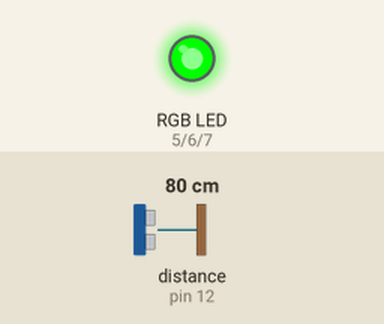
Recording of a sketch running on a simulated Arduino Uno, built with avr-gcc and run on an emulated ATmega328P. Shown: an RGB LED mixed from three pins (HIGH = lit). Dashed ring = blinking. Inputs (shaded band) come from the test bench; at power-on: distance to the obstacle (sensor on pin 12) 80 cm. The echo pulse lasts 58.3 µs per cm; what the sketch prints to the serial monitor is not drawn.

Above: at 1.2 s.
1.3 s: distance to the obstacle (sensor on pin 12) set to 23 cm
3.4 s: distance to the obstacle (sensor on pin 12) set to 18 cm
At 3.9 s:
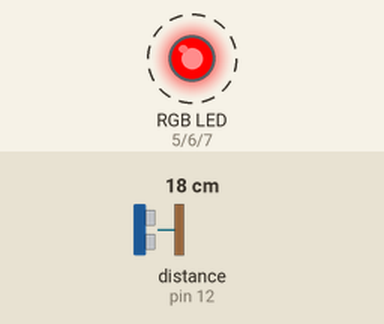
Timing chart, 0 to 12.4 s (numbered marks = the images above; inputs shaded):
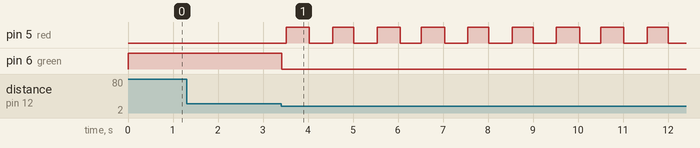

Measured:
- the behaviour switches between 21 and 20 cm on distance to the obstacle (sensor on pin 12) (found by bisection; images 0 and 1)
- after the input at 1.3 s, every drawn part: stays the same
- after the input at 3.4 s, pin 5 (red): alternates HIGH for 0.52 s and LOW for 0.52 s, starting after 0.12 s; pin 6 (green): HIGH → LOW at once

The sketch:

distanceSenesorUsing_library.ino
```cpp
#include <TimerOne.h>
#include <NewPing.h>

#define TRIGGER_PIN 11
#define ECHO_PIN 12
#define MAX_DISTANCE 500

NewPing sonar(TRIGGER_PIN, ECHO_PIN, MAX_DISTANCE);

int blue=7;
int green=6;
int red=5;

char message=' ';
void setup()
{
  pinMode(red,OUTPUT);
  pinMode(green,OUTPUT);
  pinMode(blue,OUTPUT);
  Serial.begin(9600);
 Timer1.initialize(1000000/2);
 Timer1.attachInterrupt(allowBlink);
}

int redLedState=0;
volatile int blinkValue=0;


void loop()
{
  unsigned int distance = sonar.ping_cm();
  checkObject(distance);
  Serial.write(distance);
      delay(50);
}

void setRGB_LED(int rValue,int gValue,int bValue)
{
  analogWrite(red,rValue);
  analogWrite(green,gValue);
  analogWrite(blue,bValue);
}

void checkObject(unsigned int distance )
{
   if( distance <=20)
   {
     noInterrupts();
     redLedState=blinkValue;
     interrupts();

   message='A';

     setRGB_LED(redLedState,0,0);
   }
   else
   {
    setRGB_LED(0,255,0);
    message='A';
   }


}

void allowBlink()
{
  (blinkValue == 255)?blinkValue=0:blinkValue=255;
}
```
